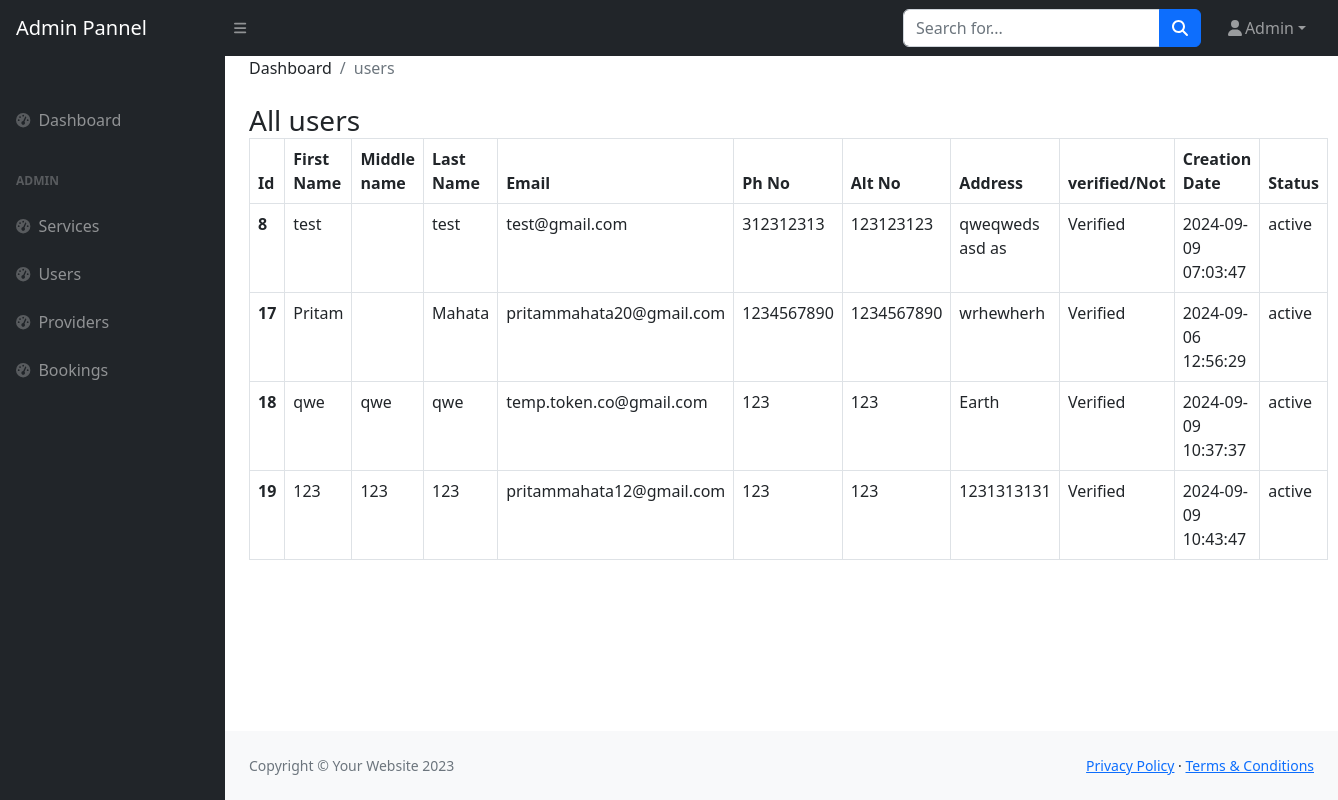
The page /admin/users.php (signed in) on the database as committed earlier.
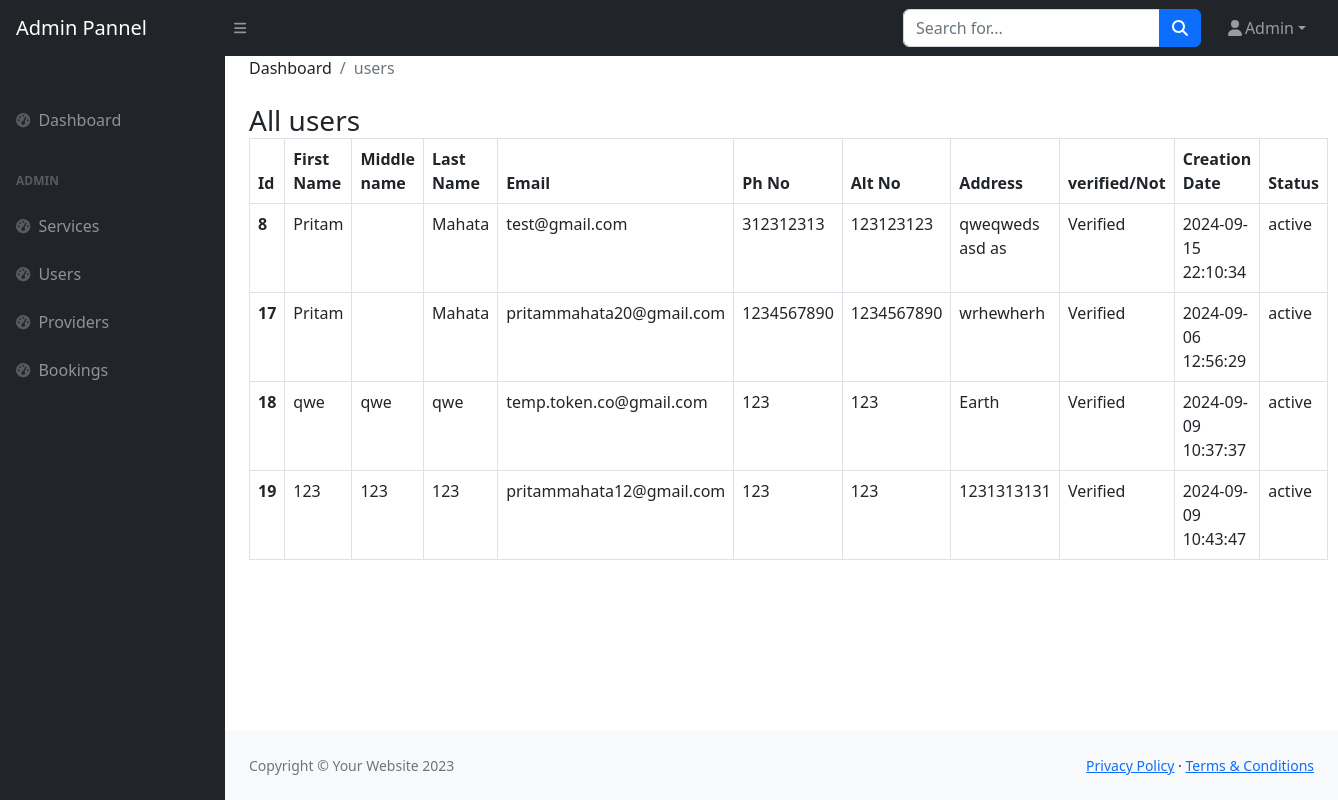
The same page on the database as committed later.
### tables this page shows
CREATE TABLE `users` (
  `uid` int(11) NOT NULL,
  `fname` varchar(255) NOT NULL,
  `mname` varchar(255) DEFAULT NULL,
  `lname` varchar(255) NOT NULL,
  `email` varchar(255) NOT NULL,
  `password` varchar(255) NOT NULL,
  `con_num` bigint(20) NOT NULL,
  `alt_num` bigint(20) DEFAULT NULL,
  `address` varchar(255) NOT NULL,
  `isverified` int(10) NOT NULL DEFAULT 0,
  `is_deleted` tinyint(1) DEFAULT 0,
  `ucreate` timestamp NOT NULL DEFAULT current_timestamp() ON UPDATE current_timestamp(),
  `v_code` varchar(255) NOT NULL
);

### admin/users.php (the view)
<?php require("./components/header.php") ?>
<main>
    <div class="container-fluid px-4">
        <ol class="breadcrumb mb-4">
            <li class="breadcrumb-item">Dashboard</li>
            <li class="breadcrumb-item active">users</li>
        </ol>
    </div>
    <div class="container-fluid px-4">
        <h3 class="mb-0">All users</h3>
        <table class="table table-bordered table-hover">
            <thead>
                <tr>
                    <th scope="col">Id</th>
                    <th scope="col">First Name</th>
                    <th scope="col">Middle name</th>
                    <th scope="col">Last Name</th>
                    <th scope="col">Email</th>
                    <th scope="col">Ph No</th>
                    <th scope="col">Alt No</th>
                    <th scope="col">Address</th>
                    <th scope="col">verified/Not</th>
                    <th scope="col">Creation Date</th>
                    <th scope="col">Status</th>
                </tr>
            </thead>
            <tbody>
                <?php
                $sql = "SELECT * FROM users;";
                $result = mysqli_query($conn, $sql) or die(mysqli_error($conn));
                if (mysqli_num_rows($result) > 0) {
                    while ($row = mysqli_fetch_assoc($result)) { ?>
                        <tr>
                            <th><?php echo $row['uid'] ?></th>
                            <td><?php echo $row['fname'] ?></td>
                            <td><?php echo $row['mname'] ?></td>
                            <td><?php echo $row['lname'] ?></td>
                            <td><?php echo $row['email'] ?></td>
                            <td><?php echo $row['con_num'] ?></td>
                            <td><?php echo $row['alt_num'] ?></td>
                            <td><?php echo $row['address'] ?></td>
                            <td><?php
                                if ((int) $row['isverified'] == 1) {
                                    echo "Verified";
                                } else {
                                    echo "Not Verified";
                                }
                                ?>
                            </td>
                            <td><?php echo $row['ucreate'] ?></td>
                            <td><?php
                                if ((int) $row['is_deleted'] == 1) {
                                    echo "Deactive";
                                } else {
                                    echo "active";
                                }
                                ?></td>
                        </tr>
                <?php
                    }
                } else {
                    echo "No record found";
                }
                ?>
            </tbody>
        </table>
    </div>
</main>
<?php require('./components/footer.php') ?>

### admin/components/header.php (shortened to what this page needs)
<!DOCTYPE html>
<html lang="en">
<head>
    <link href="https://cdn.jsdelivr.net/npm/bootstrap@5.3.3/dist/css/bootstrap.min.css" rel="stylesheet">
    <link href="css/styles.css" rel="stylesheet" />
</head>
<body class="sb-nav-fixed">
    <nav class="sb-topnav navbar navbar-expand navbar-dark bg-dark">
        <a class="navbar-brand ps-3" href="index.html">Admin Pannel</a>
        <button class="btn btn-link btn-sm order-1 order-lg-0 me-4 me-lg-0" id="sidebarToggle" href="#!"><i class="fas fa-bars"></i></button>
        <form class="d-none d-md-inline-block form-inline ms-auto me-0 me-md-3 my-2 my-md-0">
            <div class="input-group">
                <input class="form-control" type="text" placeholder="Search for..." aria-label="Search for..." aria-describedby="btnNavbarSearch" />
                <button class="btn btn-primary" id="btnNavbarSearch" type="button"><i class="fas fa-search"></i></button>
            </div>
        </form>
        <ul class="navbar-nav ms-auto ms-md-0 me-3 me-lg-4">
            <li class="nav-item dropdown">
                <a class="nav-link dropdown-toggle" id="navbarDropdown" href="#" role="button" data-bs-toggle="dropdown" aria-expanded="false"><i class="fas fa-user fa-fw"></i><?php echo $_SESSION['a_info']['aname'] ?></a>
            </li>
        </ul>
    </nav>
    <div id="layoutSidenav">
        <div id="layoutSidenav_nav">
            <nav class="sb-sidenav accordion sb-sidenav-dark" id="sidenavAccordion">
                <div class="sb-sidenav-menu">
                    <div class="nav">
                        <div class="sb-sidenav-menu-heading"></div>
                        <a class="nav-link" href="index.php">
                            <div class="sb-nav-link-icon"><i class="fas fa-tachometer-alt"></i></div>
                            Dashboard
                        </a>
                        <div class="sb-sidenav-menu-heading">Admin</div>
                        <a class="nav-link" href="services.php">
                            <div class="sb-nav-link-icon"><i class="fas fa-tachometer-alt"></i></div>
                            Services
                        </a>
                        <a class="nav-link" href="users.php">
                            <div class="sb-nav-link-icon"><i class="fas fa-tachometer-alt"></i></div>
                            Users
                        </a>
                        <a class="nav-link" href="providers.php">
                            <div class="sb-nav-link-icon"><i class="fas fa-tachometer-alt"></i></div>
                            Providers
                        </a>
                        <a class="nav-link" href="booking.php">
                            <div class="sb-nav-link-icon"><i class="fas fa-tachometer-alt"></i></div>
                            Bookings
                        </a>
                    </div>
                </div>
            </nav>
        </div>
        <div id="layoutSidenav_content">

### admin/components/footer.php (shortened to what this page needs)
<footer class="py-4 bg-light mt-auto">
    <div class="container-fluid px-4">
        <div class="d-flex align-items-center justify-content-between small">
            <div class="text-muted">Copyright &copy; Your Website 2023</div>
            <div>
                <a href="#">Privacy Policy</a>
                &middot;
                <a href="#">Terms &amp; Conditions</a>
            </div>
        </div>
    </div>
</footer>
</div>
</div>
</body>
</html>

Rows that differ between the two databases and show on the page:
changed users "test@gmail.com": fname "test" → "Pritam"; lname "test" → "Mahata"; ucreate "2024-09-09 07:03:47" → "2024-09-15 22:10:34"
